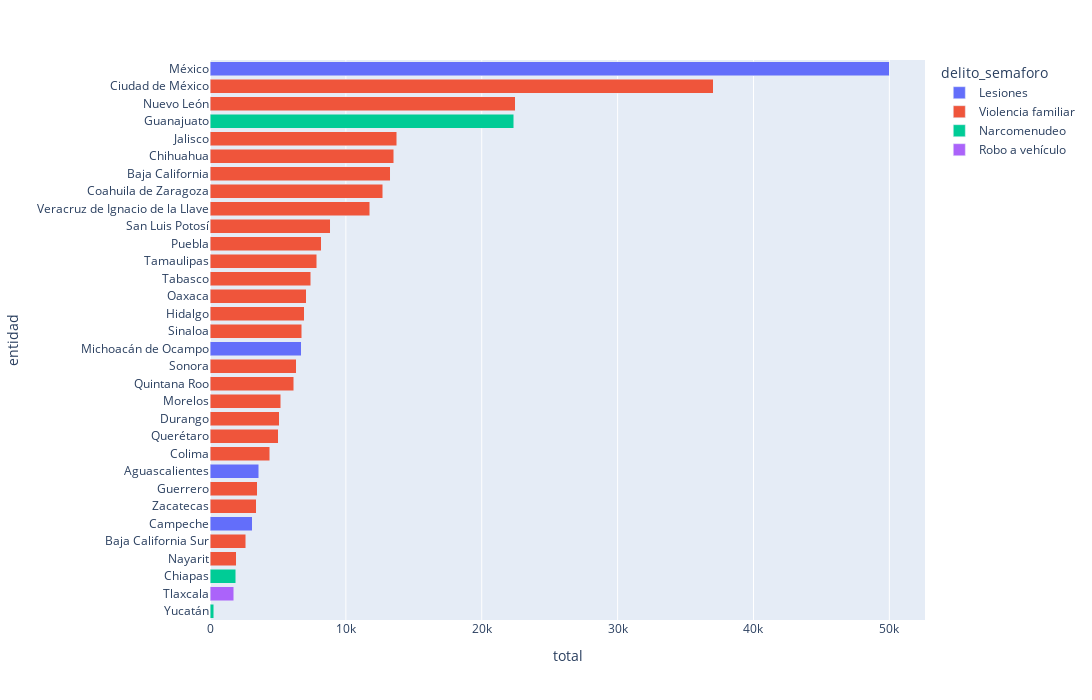

Notebook cell for this chart:
### Markdown cell above
# Ideas:
- Centrarse en la violencia familiar y en lesiones

### Code cell
import ipywidgets as widgets

def graficar_topn_delitos(anio: int=2022, n: int=1):
    vista1 = semaforo[semaforo['anio'] == anio]
    print(vista1.shape)
    vista1 = vista1.groupby(['entidad', 'delito_semaforo'])['total'].sum().reset_index()
    # Obtener top n delitos con más ocurrencia por entidad
    vista1 = vista1.groupby('entidad').apply(lambda x: x.nlargest(n, 'total')).reset_index(drop=True)
    vista1.sort_values(by='total', ascending=False, inplace=True)
    fig = px.bar(vista1, x='total', y='entidad', color='delito_semaforo', barmode='stack', width=1200, height=700)
    fig.update_layout(yaxis_categoryorder = 'total ascending')

    # Mostrar el gráfico
    fig.show()

anios = semaforo["anio"].unique()
ns = [1,2,3,4]
widgets.interact(graficar_topn_delitos, anio=anios, n=ns)

### Figure 1 — Plotly figure (JSON) as saved in the notebook; plotly's stock layout.template omitted (floating-point values rounded to 4 significant figures)
{"data": [{"alignmentgroup": "True", "hovertemplate": "delito_semaforo=Lesiones<br>total=%{x}<br>entidad=%{y}<extra></extra>", "legendgroup": "Lesiones", "marker": {"color": "#636efa", "pattern": {"shape": ""}}, "name": "Lesiones", "offsetgroup": "Lesiones", "orientation": "h", "showlegend": true, "textposition": "auto", "type": "bar", "x": [49993, 6721, 3606, 3107], "xaxis": "x", "y": ["México", "Michoacán de Ocampo", "Aguascalientes", "Campeche"], "yaxis": "y"}, {"alignmentgroup": "True", "hovertemplate": "delito_semaforo=Violencia familiar<br>total=%{x}<br>entidad=%{y}<extra></extra>", "legendgroup": "Violencia familiar", "marker": {"color": "#EF553B", "pattern": {"shape": ""}}, "name": "Violencia familiar", "offsetgroup": "Violencia familiar", "orientation": "h", "showlegend": true, "textposition": "auto", "type": "bar", "x": [37024, 22480, 13747, 13513, 13262, 12718, 11747, 8861, 8191, 7863, 7426, 7083, 6929, 6746, 6345, 6161, 5206, 5079, 5032, 4405, 3467, 3408, 2620, 1947], "xaxis": "x", "y": ["Ciudad de México", "Nuevo León", "Jalisco", "Chihuahua", "Baja California", "Coahuila de Zaragoza", "Veracruz de Ignacio de la Llave", "San Luis Potosí", "Puebla", "Tamaulipas", "Tabasco", "Oaxaca", "Hidalgo", "Sinaloa", "Sonora", "Quintana Roo", "Morelos", "Durango", "Querétaro", "Colima", "Guerrero", "Zacatecas", "Baja California Sur", "Nayarit"], "yaxis": "y"}, {"alignmentgroup": "True", "hovertemplate": "delito_semaforo=Narcomenudeo<br>total=%{x}<br>entidad=%{y}<extra></extra>", "legendgroup": "Narcomenudeo", "marker": {"color": "#00cc96", "pattern": {"shape": ""}}, "name": "Narcomenudeo", "offsetgroup": "Narcomenudeo", "orientation": "h", "showlegend": true, "textposition": "auto", "type": "bar", "x": [22359, 1893, 281], "xaxis": "x", "y": ["Guanajuato", "Chiapas", "Yucatán"], "yaxis": "y"}, {"alignmentgroup": "True", "hovertemplate": "delito_semaforo=Robo a vehículo<br>total=%{x}<br>entidad=%{y}<extra></extra>", "legendgroup": "Robo a vehículo", "marker": {"color": "#ab63fa", "pattern": {"shape": ""}}, "name": "Robo a vehículo", "offsetgroup": "Robo a vehículo", "orientation": "h", "showlegend": true, "textposition": "auto", "type": "bar", "x": [1765], "xaxis": "x", "y": ["Tlaxcala"], "yaxis": "y"}], "layout": {"barmode": "stack", "height": 700, "legend": {"title": {"text": "delito_semaforo"}, "tracegroupgap": 0}, "margin": {"t": 60}, "width": 1200, "xaxis": {"anchor": "y", "domain": [0, 1], "title": {"text": "total"}}, "yaxis": {"anchor": "x", "categoryorder": "total ascending", "domain": [0, 1], "title": {"text": "entidad"}}}}
